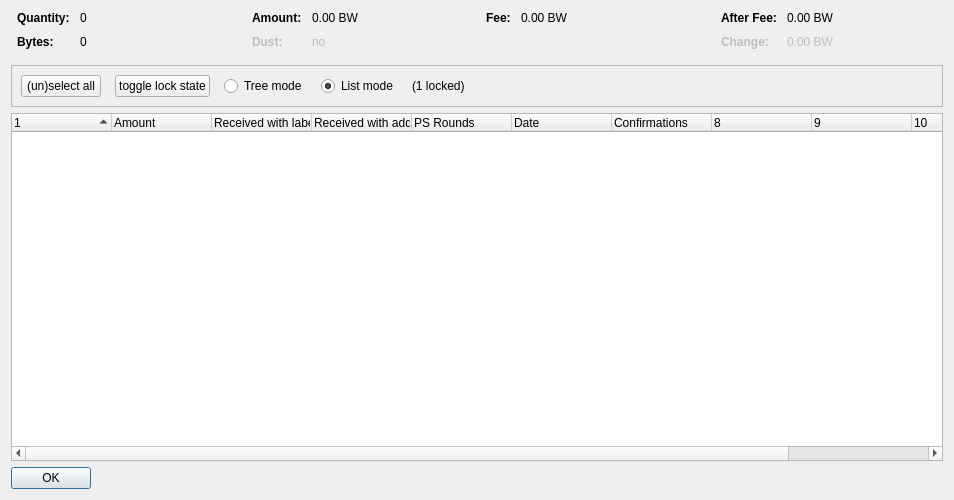
<?xml version="1.0" encoding="UTF-8"?>
<ui version="4.0">
 <class>CoinControlDialog</class>
 <widget class="QDialog" name="CoinControlDialog">
  <property name="geometry">
   <rect>
    <x>0</x>
    <y>0</y>
    <width>954</width>
    <height>500</height>
   </rect>
  </property>
  <property name="windowTitle">
   <string>Coin Selection</string>
  </property>
  <layout class="QVBoxLayout" name="verticalLayout">
   <item>
    <layout class="QHBoxLayout" name="horizontalLayoutTop" stretch="0,0,0,0">
     <property name="topMargin">
      <number>0</number>
     </property>
     <property name="bottomMargin">
      <number>10</number>
     </property>
     <item>
      <layout class="QFormLayout" name="formLayoutCoinControl1">
       <property name="horizontalSpacing">
        <number>10</number>
       </property>
       <property name="verticalSpacing">
        <number>10</number>
       </property>
       <property name="leftMargin">
        <number>6</number>
       </property>
       <property name="rightMargin">
        <number>6</number>
       </property>
       <item row="0" column="0">
        <widget class="QLabel" name="labelCoinControlQuantityText">
         <property name="font">
          <font>
           <weight>75</weight>
           <bold>true</bold>
          </font>
         </property>
         <property name="text">
          <string>Quantity:</string>
         </property>
        </widget>
       </item>
       <item row="0" column="1">
        <widget class="QLabel" name="labelCoinControlQuantity">
         <property name="cursor">
          <cursorShape>IBeamCursor</cursorShape>
         </property>
         <property name="contextMenuPolicy">
          <enum>Qt::ActionsContextMenu</enum>
         </property>
         <property name="text">
          <string notr="true">0</string>
         </property>
         <property name="textInteractionFlags">
          <set>Qt::LinksAccessibleByMouse|Qt::TextSelectableByKeyboard|Qt::TextSelectableByMouse</set>
         </property>
        </widget>
       </item>
       <item row="1" column="0">
        <widget class="QLabel" name="labelCoinControlBytesText">
         <property name="font">
          <font>
           <weight>75</weight>
           <bold>true</bold>
          </font>
         </property>
         <property name="text">
          <string>Bytes:</string>
         </property>
        </widget>
       </item>
       <item row="1" column="1">
        <widget class="QLabel" name="labelCoinControlBytes">
         <property name="cursor">
          <cursorShape>IBeamCursor</cursorShape>
         </property>
         <property name="contextMenuPolicy">
          <enum>Qt::ActionsContextMenu</enum>
         </property>
         <property name="text">
          <string notr="true">0</string>
         </property>
         <property name="textInteractionFlags">
          <set>Qt::LinksAccessibleByMouse|Qt::TextSelectableByKeyboard|Qt::TextSelectableByMouse</set>
         </property>
        </widget>
       </item>
      </layout>
     </item>
     <item>
      <layout class="QFormLayout" name="formLayoutCoinControl2">
       <property name="horizontalSpacing">
        <number>10</number>
       </property>
       <property name="verticalSpacing">
        <number>10</number>
       </property>
       <property name="leftMargin">
        <number>6</number>
       </property>
       <property name="rightMargin">
        <number>6</number>
       </property>
       <item row="0" column="0">
        <widget class="QLabel" name="labelCoinControlAmountText">
         <property name="font">
          <font>
           <weight>75</weight>
           <bold>true</bold>
          </font>
         </property>
         <property name="text">
          <string>Amount:</string>
         </property>
        </widget>
       </item>
       <item row="0" column="1">
        <widget class="QLabel" name="labelCoinControlAmount">
         <property name="cursor">
          <cursorShape>IBeamCursor</cursorShape>
         </property>
         <property name="contextMenuPolicy">
          <enum>Qt::ActionsContextMenu</enum>
         </property>
         <property name="text">
          <string notr="true">0.00 BW</string>
         </property>
         <property name="textInteractionFlags">
          <set>Qt::LinksAccessibleByMouse|Qt::TextSelectableByKeyboard|Qt::TextSelectableByMouse</set>
         </property>
        </widget>
       </item>
       <item row="1" column="0">
        <widget class="QLabel" name="labelCoinControlLowOutputText">
         <property name="enabled">
          <bool>false</bool>
         </property>
         <property name="font">
          <font>
           <weight>75</weight>
           <bold>true</bold>
          </font>
         </property>
         <property name="text">
          <string>Dust:</string>
         </property>
        </widget>
       </item>
       <item row="1" column="1">
        <widget class="QLabel" name="labelCoinControlLowOutput">
         <property name="enabled">
          <bool>false</bool>
         </property>
         <property name="cursor">
          <cursorShape>IBeamCursor</cursorShape>
         </property>
         <property name="contextMenuPolicy">
          <enum>Qt::ActionsContextMenu</enum>
         </property>
         <property name="text">
          <string notr="true">no</string>
         </property>
         <property name="textInteractionFlags">
          <set>Qt::LinksAccessibleByMouse|Qt::TextSelectableByKeyboard|Qt::TextSelectableByMouse</set>
         </property>
        </widget>
       </item>
      </layout>
     </item>
     <item>
      <layout class="QFormLayout" name="formLayoutCoinControl3">
       <property name="horizontalSpacing">
        <number>10</number>
       </property>
       <property name="verticalSpacing">
        <number>10</number>
       </property>
       <property name="leftMargin">
        <number>6</number>
       </property>
       <property name="rightMargin">
        <number>6</number>
       </property>
       <item row="0" column="0">
        <widget class="QLabel" name="labelCoinControlFeeText">
         <property name="font">
          <font>
           <weight>75</weight>
           <bold>true</bold>
          </font>
         </property>
         <property name="text">
          <string>Fee:</string>
         </property>
        </widget>
       </item>
       <item row="0" column="1">
        <widget class="QLabel" name="labelCoinControlFee">
         <property name="cursor">
          <cursorShape>IBeamCursor</cursorShape>
         </property>
         <property name="contextMenuPolicy">
          <enum>Qt::ActionsContextMenu</enum>
         </property>
         <property name="text">
          <string notr="true">0.00 BW</string>
         </property>
         <property name="textInteractionFlags">
          <set>Qt::LinksAccessibleByMouse|Qt::TextSelectableByKeyboard|Qt::TextSelectableByMouse</set>
         </property>
        </widget>
       </item>
      </layout>
     </item>
     <item>
      <layout class="QFormLayout" name="formLayoutCoinControl4">
       <property name="horizontalSpacing">
        <number>10</number>
       </property>
       <property name="verticalSpacing">
        <number>10</number>
       </property>
       <property name="leftMargin">
        <number>6</number>
       </property>
       <property name="rightMargin">
        <number>6</number>
       </property>
       <item row="0" column="0">
        <widget class="QLabel" name="labelCoinControlAfterFeeText">
         <property name="font">
          <font>
           <weight>75</weight>
           <bold>true</bold>
          </font>
         </property>
         <property name="text">
          <string>After Fee:</string>
         </property>
        </widget>
       </item>
       <item row="0" column="1">
        <widget class="QLabel" name="labelCoinControlAfterFee">
         <property name="cursor">
          <cursorShape>IBeamCursor</cursorShape>
         </property>
         <property name="contextMenuPolicy">
          <enum>Qt::ActionsContextMenu</enum>
         </property>
         <property name="text">
          <string notr="true">0.00 BW</string>
         </property>
         <property name="textInteractionFlags">
          <set>Qt::LinksAccessibleByMouse|Qt::TextSelectableByKeyboard|Qt::TextSelectableByMouse</set>
         </property>
        </widget>
       </item>
       <item row="1" column="0">
        <widget class="QLabel" name="labelCoinControlChangeText">
         <property name="enabled">
          <bool>false</bool>
         </property>
         <property name="font">
          <font>
           <weight>75</weight>
           <bold>true</bold>
          </font>
         </property>
         <property name="text">
          <string>Change:</string>
         </property>
        </widget>
       </item>
       <item row="1" column="1">
        <widget class="QLabel" name="labelCoinControlChange">
         <property name="enabled">
          <bool>false</bool>
         </property>
         <property name="cursor">
          <cursorShape>IBeamCursor</cursorShape>
         </property>
         <property name="contextMenuPolicy">
          <enum>Qt::ActionsContextMenu</enum>
         </property>
         <property name="text">
          <string notr="true">0.00 BW</string>
         </property>
         <property name="textInteractionFlags">
          <set>Qt::LinksAccessibleByMouse|Qt::TextSelectableByKeyboard|Qt::TextSelectableByMouse</set>
         </property>
        </widget>
       </item>
      </layout>
     </item>
    </layout>
   </item>
   <item>
    <widget class="QFrame" name="frame">
     <property name="minimumSize">
      <size>
       <width>0</width>
       <height>40</height>
      </size>
     </property>
     <property name="frameShape">
      <enum>QFrame::StyledPanel</enum>
     </property>
     <property name="frameShadow">
      <enum>QFrame::Sunken</enum>
     </property>
     <layout class="QHBoxLayout" name="horizontalLayout">
      <item>
       <layout class="QHBoxLayout" name="horizontalLayoutPanel" stretch="0,0,0,0,0,0">
        <property name="spacing">
         <number>14</number>
        </property>
        <item>
         <widget class="QPushButton" name="pushButtonSelectAll">
          <property name="sizePolicy">
           <sizepolicy hsizetype="Maximum" vsizetype="Fixed">
            <horstretch>0</horstretch>
            <verstretch>0</verstretch>
           </sizepolicy>
          </property>
          <property name="text">
           <string>(un)select all</string>
          </property>
          <property name="autoDefault">
           <bool>false</bool>
          </property>
         </widget>
        </item>
        <item>
         <widget class="QPushButton" name="pushButtonToggleLock">
          <property name="sizePolicy">
           <sizepolicy hsizetype="Maximum" vsizetype="Fixed">
            <horstretch>0</horstretch>
            <verstretch>0</verstretch>
           </sizepolicy>
          </property>
          <property name="text">
           <string>toggle lock state</string>
          </property>
          <property name="autoDefault">
           <bool>false</bool>
          </property>
         </widget>
        </item>
        <item>
         <widget class="QRadioButton" name="radioTreeMode">
          <property name="sizePolicy">
           <sizepolicy hsizetype="Maximum" vsizetype="Fixed">
            <horstretch>0</horstretch>
            <verstretch>0</verstretch>
           </sizepolicy>
          </property>
          <property name="text">
           <string>Tree mode</string>
          </property>
         </widget>
        </item>
        <item>
         <widget class="QRadioButton" name="radioListMode">
          <property name="sizePolicy">
           <sizepolicy hsizetype="Maximum" vsizetype="Fixed">
            <horstretch>0</horstretch>
            <verstretch>0</verstretch>
           </sizepolicy>
          </property>
          <property name="text">
           <string>List mode</string>
          </property>
          <property name="checked">
           <bool>true</bool>
          </property>
         </widget>
        </item>
        <item>
         <widget class="QLabel" name="labelLocked">
          <property name="text">
           <string>(1 locked)</string>
          </property>
         </widget>
        </item>
        <item>
         <spacer name="horizontalSpacer">
          <property name="orientation">
           <enum>Qt::Horizontal</enum>
          </property>
          <property name="sizeHint" stdset="0">
           <size>
            <width>40</width>
            <height>20</height>
           </size>
          </property>
         </spacer>
        </item>
       </layout>
      </item>
     </layout>
    </widget>
   </item>
   <item>
    <widget class="CoinControlTreeWidget" name="treeWidget">
     <property name="contextMenuPolicy">
      <enum>Qt::CustomContextMenu</enum>
     </property>
     <property name="sortingEnabled">
      <bool>false</bool>
     </property>
     <property name="columnCount">
      <number>11</number>
     </property>
     <attribute name="headerShowSortIndicator" stdset="0">
      <bool>true</bool>
     </attribute>
     <attribute name="headerStretchLastSection">
      <bool>false</bool>
     </attribute>
     <column>
      <property name="text">
       <string/>
      </property>
     </column>
     <column>
      <property name="text">
       <string>Amount</string>
      </property>
     </column>
     <column>
      <property name="text">
       <string>Received with label</string>
      </property>
     </column>
     <column>
      <property name="text">
       <string>Received with address</string>
      </property>
     </column>
     <column>
      <property name="text">
       <string>PS Rounds</string>
      </property>
     </column>
     <column>
      <property name="text">
       <string>Date</string>
      </property>
     </column>
     <column>
      <property name="text">
       <string>Confirmations</string>
      </property>
      <property name="toolTip">
       <string>Confirmed</string>
      </property>
     </column>
     <column>
      <property name="text">
       <string/>
      </property>
     </column>
     <column>
      <property name="text">
       <string/>
      </property>
     </column>
     <column>
      <property name="text">
       <string/>
      </property>
     </column>
     <column>
      <property name="text">
       <string/>
      </property>
     </column>
    </widget>
   </item>
   <item>
    <widget class="QDialogButtonBox" name="buttonBox">
     <property name="sizePolicy">
      <sizepolicy hsizetype="Maximum" vsizetype="Fixed">
       <horstretch>0</horstretch>
       <verstretch>0</verstretch>
      </sizepolicy>
     </property>
     <property name="orientation">
      <enum>Qt::Horizontal</enum>
     </property>
     <property name="standardButtons">
      <set>QDialogButtonBox::Ok</set>
     </property>
    </widget>
   </item>
  </layout>
 </widget>
 <customwidgets>
  <customwidget>
   <class>CoinControlTreeWidget</class>
   <extends>QTreeWidget</extends>
   <header>coincontroltreewidget.h</header>
  </customwidget>
 </customwidgets>
 <resources/>
 <connections/>
</ui>
